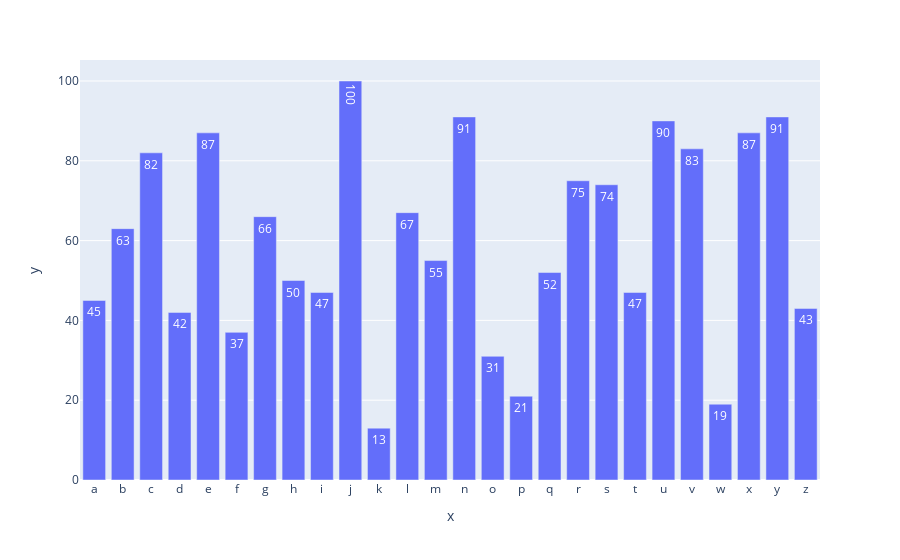

This figure's notebook cell:
### Code cell
px.bar(x = letras, y = numeros, text=numeros)

### Figure 1 — Plotly figure (JSON) as saved in the notebook; plotly's stock layout.template omitted (floating-point values rounded to 4 significant figures)
{"data": [{"alignmentgroup": "True", "hovertemplate": "x=%{x}<br>y=%{y}<br>text=%{text}<extra></extra>", "legendgroup": "", "marker": {"color": "#636efa", "pattern": {"shape": ""}}, "name": "", "offsetgroup": "", "orientation": "v", "showlegend": false, "text": [45, 63, 82, 42, 87, 37, 66, 50, 47, 100, 13, 67, 55, 91, 31, 21, 52, 75, 74, 47, 90, 83, 19, 87, 91, 43], "textposition": "auto", "type": "bar", "x": ["a", "b", "c", "d", "e", "f", "g", "h", "i", "j", "k", "l", "m", "n", "o", "p", "q", "r", "s", "t", "u", "v", "w", "x", "y", "z"], "xaxis": "x", "y": [45, 63, 82, 42, 87, 37, 66, 50, 47, 100, 13, 67, 55, 91, 31, 21, 52, 75, 74, 47, 90, 83, 19, 87, 91, 43], "yaxis": "y"}], "layout": {"barmode": "relative", "legend": {"tracegroupgap": 0}, "margin": {"t": 60}, "xaxis": {"anchor": "y", "domain": [0, 1], "title": {"text": "x"}}, "yaxis": {"anchor": "x", "domain": [0, 1], "title": {"text": "y"}}}}
